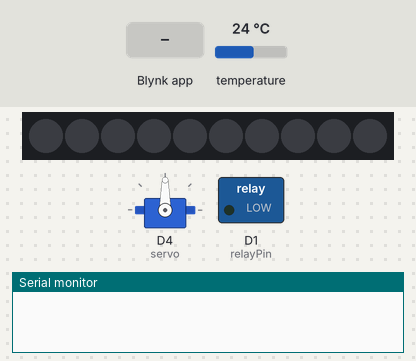
Bench run of a sketch on a simulated ESP8266 (NodeMCU). Shown: 10 RGB LEDs in strip order, left to right, servo, switched loads named in the sketch (green lamp = pin HIGH), the last lines printed to the serial monitor. The test bench sets the inputs (shaded band); at power-on: temperature 24 °C. Dim RGB values are drawn brighter than linear; WiFi joins after 1.5 s; servers stay silent unless stated.

Above: at 3.0 s.
3.1 s: Blynk app writes 1 to V1
At 5.7 s:
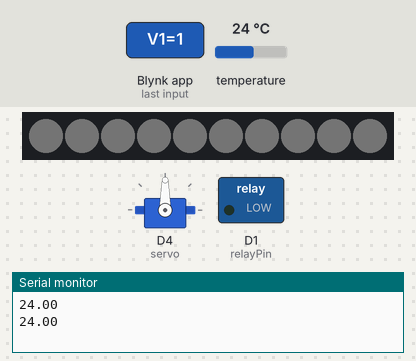
6.0 s: temperature set to 23.1 °C
At 7.5 s:
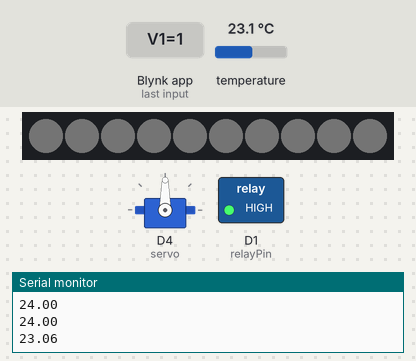
8.6 s: Blynk app writes 1 to V4
At 11.6 s:
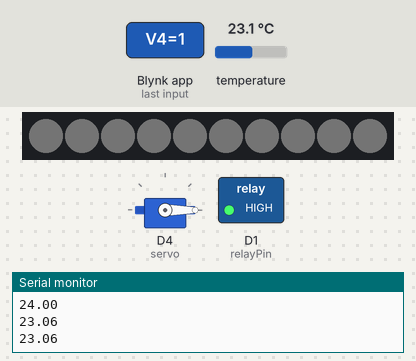
12.3 s: temperature set to 23.7 °C
14.6 s: temperature set to 24.9 °C
At 15.8 s:
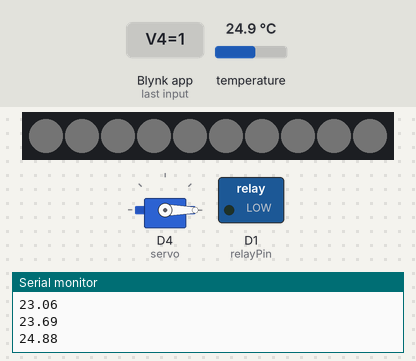
16.6 s: Blynk app writes 0 to V1
At 19.2 s:
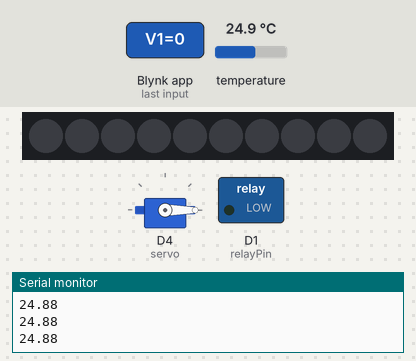
Timing chart, 0 to 20.4 s (numbered marks = the images above; inputs shaded):
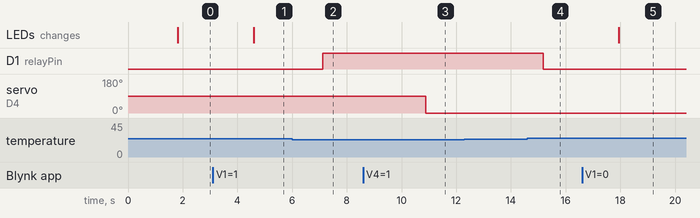

Measured:
- the behaviour switches between 24 and 23.9 °C on temperature (found by bisection; images 1 and 2)
- the behaviour switches between 24 and 24.1 °C on temperature (found by bisection; images 3 and 4)
- after the input at 3.1 s, the LEDs: change after 1.5 s (image 1)
- after the input at 6.0 s, D1 (relayPin): LOW → HIGH after 1.1 s
- after the input at 8.6 s, servo on D4 (servo): 90° → 0° after 2.3 s
- after the input at 14.6 s, D1 (relayPin): HIGH → LOW after 0.57 s
- after the input at 16.6 s, the LEDs: change after 1.3 s (image 5)

The sketch:

Smart_Aquarium.ino
```cpp
#include <ESP8266WiFi.h>
#include <BlynkSimpleEsp8266.h>
#include <Adafruit_NeoPixel.h>
#include <OneWire.h>
#include <DallasTemperature.h>
#include <Servo.h>

#define PIN D3
#define NUMPIXELS 10

const int relayPin = D1;
const int sensorPin = D2;
BlynkTimer timer;
OneWire oneWire(sensorPin);
DallasTemperature sensors(&oneWire);
int voltaseSensor;
float temp;
const int suhu = 24;
Servo servo;
#define BLYNK_PRINT Serial
Adafruit_NeoPixel pixels = Adafruit_NeoPixel(10, D3, NEO_GRB + NEO_KHZ800);

char auth[] = "2XTIqdccd9MNzWh2PqraR2xuWUDphDTZ";
char ssid[] = "kutynidx";
char pass[] = "kuznetsov";

void setup()
{
  Serial.begin(115200);
  Blynk.begin(auth, ssid, pass, "blynk-cloud.com",8080);
  pixels.begin();
  sensors.begin();
  pinMode(sensorPin,INPUT);
  pinMode(relayPin,OUTPUT);
  timer.setInterval(1000L, sendTemps);
  servo.attach(D4);

}
void sendTemps()
{
  sensors.requestTemperatures();
  temp = sensors.getTempCByIndex(0);
  Serial.println(temp);
  Blynk.virtualWrite(V2, temp);
  if (temp > suhu)
  {
    digitalWrite(relayPin, LOW);
  }
  else if (temp < suhu)
  {
    digitalWrite(relayPin, HIGH);
  }
  delay(1000);
}

void loop()
{
  Blynk.run();
  timer.run();
}

BLYNK_WRITE(V1)
{
  int R = param[0].asInt();
  int G = param[1].asInt();
  int B = param[2].asInt();
  for(int i=0;i<NUMPIXELS;i++)
  {
    pixels.setPixelColor(i, pixels.Color(R,G,B));
    pixels.show();
  }
}

BLYNK_WRITE(V4)
{
  servo.write(90);
  delay(1000);
  servo.write(00);
}
BLYNK_WRITE(V5)
{
  pixels.fill(pixels.Color(255, 255, 255));
  pixels.show();
}
BLYNK_WRITE(V6)
{
  pixels.fill(pixels.Color(0, 0, 0));
  pixels.show();
}
```
